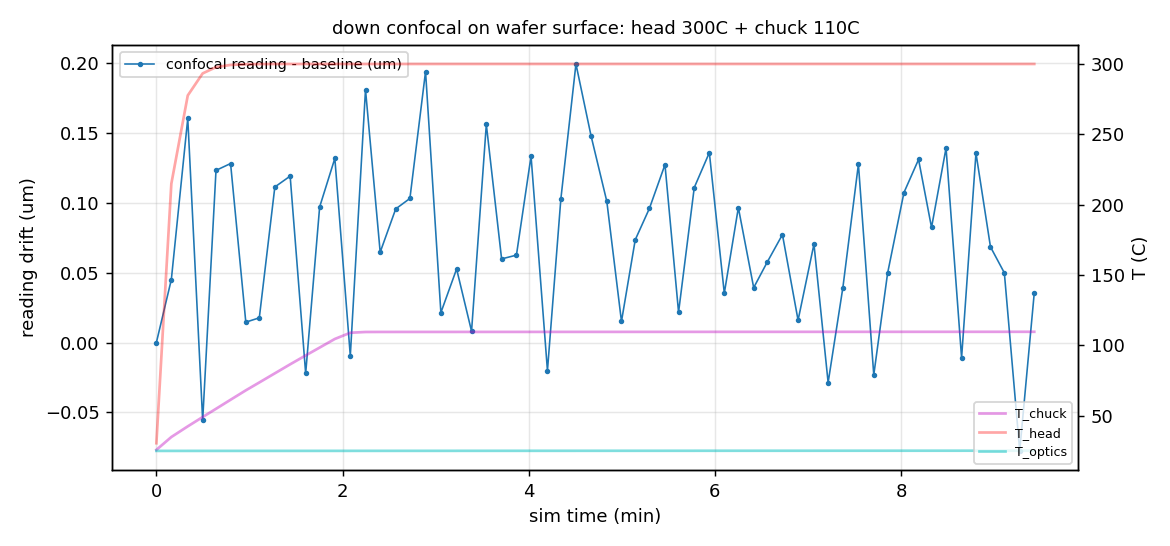

Python code for this plot:
# -*- coding: utf-8 -*-
"""光谱共焦热效应观测（9010 实机后端）：下共焦打在晶圆面，
头 300℃ + 晶圆吸盘 110℃，持续采样读数/z_surface/z_focus/节点温度。
输出 Temp/_thermal_confocal_watch.csv + .png；结束全还原。"""
import json
import math
import time
import urllib.request

BASE = "http://127.0.0.1:9010"
SAMPLES = 60                 # 60 拍 × 2.5s 墙钟 ≈ 2.5min 墙钟 ≈ 20min sim
PERIOD_S = 2.5
SPEED = 8.0


def http(path, payload=None, timeout=30):
    if payload is None:
        with urllib.request.urlopen(BASE + path, timeout=timeout) as r:
            return json.loads(r.read().decode("utf-8"))
    data = json.dumps(payload).encode("utf-8")
    req = urllib.request.Request(BASE + path, data=data,
                                 headers={"Content-Type": "application/json"})
    with urllib.request.urlopen(req, timeout=timeout) as r:
        return json.loads(r.read().decode("utf-8"))


def put_thermal(patch):
    data = json.dumps(patch).encode("utf-8")
    req = urllib.request.Request(BASE + "/api/thermal", data=data,
                                 method="PUT",
                                 headers={"Content-Type": "application/json"})
    with urllib.request.urlopen(req, timeout=30) as r:
        return json.loads(r.read().decode("utf-8"))


def main():
    tj0 = http("/api/thermal")
    wave0 = ((tj0.get("params") or {}).get("env") or {}).get("wave", "typical")
    st_ax = http("/api/axes")
    pos0 = {a["name"]: a["pos"] for a in st_ax["axes"]}
    try:
        http("/api/workpiece/wafer", {"action": "load",
                                      "offset": [0.0, 0.0], "rz": 0.0})
        print("晶圆新上片（0 偏置）")
    except Exception:
        print("晶圆已在位，沿用")
    http("/api/axis/move", {"axis": "AS_X", "target": 0.0, "speed": 200.0})
    http("/api/axis/move", {"axis": "AS_Y", "target": 6.0, "speed": 200.0})
    # AS_Z=0：焦面落在晶圆面（885.9=吸盘面 884.9+片厚 1.0），共焦在量程内
    # （AS_Z=-1 焦面在裸吸盘面，晶圆面 +1mm 超量程读数 None）
    http("/api/axis/move", {"axis": "AS_Z", "target": 0.0, "speed": 50.0})
    http("/api/axis/move", {"axis": "BS_Arm_Z", "target": 0.0, "speed": 200.0})
    time.sleep(2.5)

    put_thermal({"env": {"wave": "off"}})
    http("/api/thermal", {"enabled": True})
    http("/api/io/command", {"path": "SystemMachine.PulseHeat_Up",
                             "cmd": "SetTargetTempWithPlan",
                             "args": {"Temperature": 300.0, "Steady_Time": 0}})
    http("/api/io/command", {"path": "SystemMachine.Heat_Dw",
                             "cmd": "SetTargetTempWithPlan",
                             "args": {"Temperature": 110.0, "Steady_Time": 0}})
    http("/api/speed", {"scale": SPEED})

    rows = []
    t_start = time.time()
    try:
        for k in range(SAMPLES):
            t_loop = time.time()
            rd = http("/api/confocal/read?probe=down")
            th = http("/api/thermal/state")
            nd = th["nodes"]
            h = http("/api/health")
            rows.append({
                "k": k, "t_wall": round(time.time() - t_start, 2),
                "sim_t": round(h.get("sim_time", 0.0), 2),
                "reading_um": rd.get("reading_um"),
                "valid": rd.get("valid"),
                "z_surface": rd.get("z_surface"),
                "z_focus": rd.get("z_focus"),
                "T_head": nd["bond_head"]["t_c"],
                "T_chuck": nd["wafer_chuck"]["t_c"],
                "T_optics": nd["align_optics"]["t_c"],
                "T_align": nd["align_stage"]["t_c"],
                "T_granite_up": nd["granite_up"]["t_c"],
            })
            if k % 6 == 0:
                print("k=%2d sim=%7.1fs read=%s z_s=%s z_f=%s T盘=%5.1f T镜=%6.3f"
                      % (k, rows[-1]["sim_t"], rd.get("reading_um"),
                         rd.get("z_surface"), rd.get("z_focus"),
                         nd["wafer_chuck"]["t_c"], nd["align_optics"]["t_c"]))
            dt = PERIOD_S - (time.time() - t_loop)
            if dt > 0:
                time.sleep(dt)
    finally:
        http("/api/speed", {"scale": 1.0})
        http("/api/io/command",
             {"path": "SystemMachine.PulseHeat_Up",
              "cmd": "SetTargetTempWithPlan",
              "args": {"Temperature": 25.0, "Steady_Time": 0}})
        http("/api/io/command",
             {"path": "SystemMachine.Heat_Dw",
              "cmd": "SetTargetTempWithPlan",
              "args": {"Temperature": 30.0, "Steady_Time": 0}})
        http("/api/thermal", {"enabled": False})
        put_thermal({"env": {"wave": wave0}})
        for ax in ("BS_Arm_Z", "AS_Z", "AS_Y", "AS_X"):
            http("/api/axis/move", {"axis": ax,
                                    "target": pos0.get(ax, 0.0),
                                    "speed": 200.0})
        print("已还原")

    csv_path = "Temp/_thermal_confocal_watch.csv"
    keys = list(rows[0].keys())
    with open(csv_path, "w", encoding="utf-8") as f:
        f.write(",".join(keys) + "\n")
        for r in rows:
            f.write(",".join(str(r[k]) for k in keys) + "\n")
    print("CSV:", csv_path, "rows=%d" % len(rows))

    import matplotlib
    matplotlib.use("Agg")
    import matplotlib.pyplot as plt
    t0 = rows[0]["sim_t"]
    X = [(r["sim_t"] - t0) / 60.0 for r in rows]
    rdg = [r["reading_um"] if r["reading_um"] is not None else float("nan")
           for r in rows]
    base = next((v for v in rdg if not math.isnan(v)), 0.0)
    fig, ax = plt.subplots(figsize=(9, 4.2))
    ax.plot(X, [v - base for v in rdg], ".-", ms=4, lw=0.9,
            label="confocal reading - baseline (um)")
    ax.set_xlabel("sim time (min)")
    ax.set_ylabel("reading drift (um)")
    ax.grid(alpha=0.3); ax.legend(loc="upper left", fontsize=8)
    ax.set_title("down confocal on wafer surface: head 300C + chuck 110C",
                 fontsize=10)
    ax2 = ax.twinx()
    ax2.plot(X, [r["T_chuck"] for r in rows], "m-", alpha=0.4,
             label="T_chuck")
    ax2.plot(X, [r["T_head"] for r in rows], "r-", alpha=0.35,
             label="T_head")
    ax2.plot(X, [r["T_optics"] for r in rows], "c-", alpha=0.5,
             label="T_optics")
    ax2.set_ylabel("T (C)"); ax2.legend(loc="lower right", fontsize=7)
    fig.tight_layout()
    png_path = "Temp/_thermal_confocal_watch.png"
    fig.savefig(png_path, dpi=130)
    print("PNG:", png_path)

    zs = [r["z_surface"] for r in rows if r["z_surface"] is not None]
    zf = [r["z_focus"] for r in rows if r["z_focus"] is not None]
    vals = [v for v in rdg if not math.isnan(v)]
    print("== 摘要 ==")
    if vals:
        print("reading min=%.4f max=%.4f um (span %.4f)"
              % (min(vals), max(vals), max(vals) - min(vals)))
    else:
        print("reading 全程 None（超量程/无有效读数）")
    if zs and zf:
        print("z_surface 首末: %.6f → %.6f (Δ %.1f nm)"
              % (zs[0], zs[-1], (zs[-1] - zs[0]) * 1e6))
        print("z_focus   首末: %.6f → %.6f (Δ %.1f nm)"
              % (zf[0], zf[-1], (zf[-1] - zf[0]) * 1e6))


if __name__ == "__main__":
    main()
